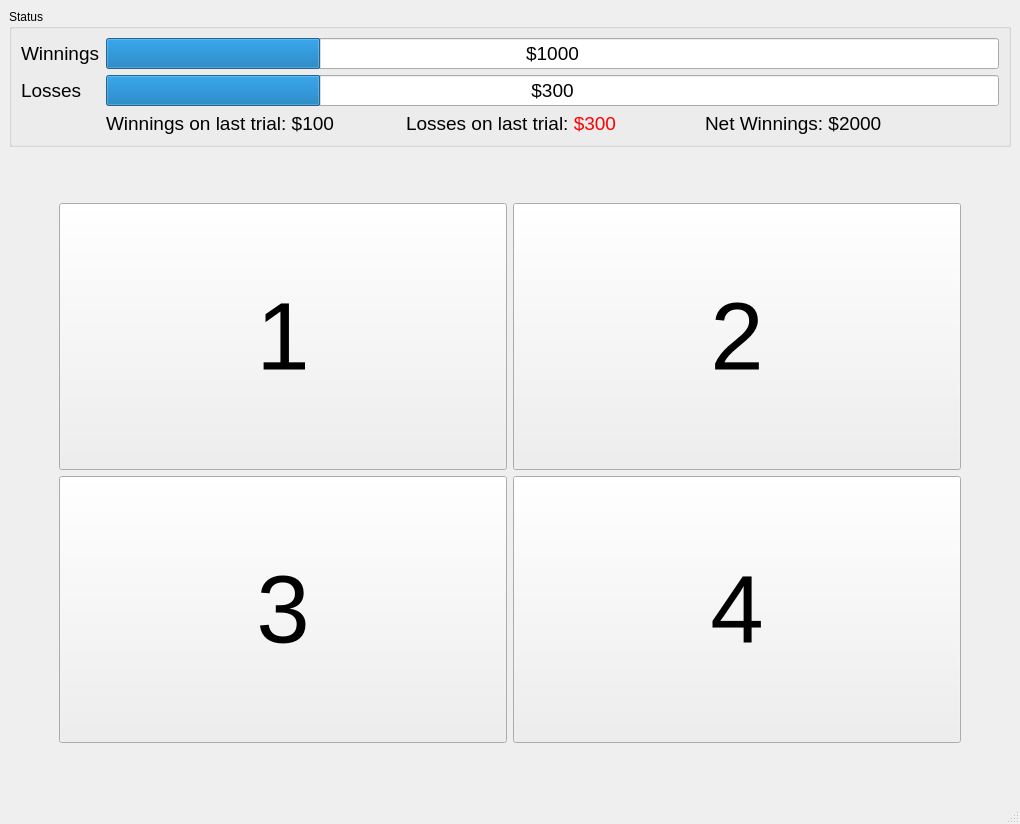
<?xml version="1.0" encoding="UTF-8"?>
<ui version="4.0">
 <class>main_window</class>
 <widget class="QMainWindow" name="main_window">
  <property name="geometry">
   <rect>
    <x>0</x>
    <y>0</y>
    <width>1020</width>
    <height>824</height>
   </rect>
  </property>
  <property name="windowTitle">
   <string>MainWindow</string>
  </property>
  <widget class="QWidget" name="central_widget">
   <layout class="QVBoxLayout" name="vertical_layout2">
    <item>
     <widget class="QGroupBox" name="status_group_box">
      <property name="autoFillBackground">
       <bool>false</bool>
      </property>
      <property name="title">
       <string>Status</string>
      </property>
      <layout class="QVBoxLayout" name="vertical_layout">
       <item>
        <layout class="QGridLayout" name="status_grid_layout">
         <item row="0" column="0">
          <widget class="QLabel" name="label_winnings">
           <property name="font">
            <font>
             <pointsize>14</pointsize>
            </font>
           </property>
           <property name="text">
            <string>Winnings</string>
           </property>
          </widget>
         </item>
         <item row="1" column="1">
          <widget class="QProgressBar" name="progress_winnings">
           <property name="font">
            <font>
             <pointsize>14</pointsize>
            </font>
           </property>
           <property name="maximum">
            <number>100</number>
           </property>
           <property name="value">
            <number>24</number>
           </property>
           <property name="format">
            <string>$300</string>
           </property>
          </widget>
         </item>
         <item row="1" column="0">
          <widget class="QLabel" name="label_losses">
           <property name="font">
            <font>
             <pointsize>14</pointsize>
            </font>
           </property>
           <property name="text">
            <string>Losses</string>
           </property>
          </widget>
         </item>
         <item row="0" column="1">
          <widget class="QProgressBar" name="progress_losses">
           <property name="font">
            <font>
             <pointsize>14</pointsize>
            </font>
           </property>
           <property name="maximum">
            <number>100</number>
           </property>
           <property name="value">
            <number>24</number>
           </property>
           <property name="format">
            <string>$1000</string>
           </property>
          </widget>
         </item>
         <item row="2" column="1">
          <layout class="QHBoxLayout" name="horizontal_layout">
           <item>
            <widget class="QLabel" name="label_last_win">
             <property name="font">
              <font>
               <pointsize>14</pointsize>
              </font>
             </property>
             <property name="text">
              <string>Winnings on last trial: $100</string>
             </property>
            </widget>
           </item>
           <item>
            <widget class="QLabel" name="label_last_loss">
             <property name="font">
              <font>
               <pointsize>14</pointsize>
              </font>
             </property>
             <property name="text">
              <string>Losses on last trial: &lt;font color=&quot;red&quot;&gt;$300&lt;/font&gt;</string>
             </property>
            </widget>
           </item>
           <item>
            <widget class="QLabel" name="label_net_win">
             <property name="font">
              <font>
               <pointsize>14</pointsize>
              </font>
             </property>
             <property name="text">
              <string>Net Winnings: $2000</string>
             </property>
            </widget>
           </item>
          </layout>
         </item>
        </layout>
       </item>
      </layout>
     </widget>
    </item>
    <item>
     <layout class="QGridLayout" name="deck_grid_layout">
      <property name="leftMargin">
       <number>50</number>
      </property>
      <property name="topMargin">
       <number>50</number>
      </property>
      <property name="rightMargin">
       <number>50</number>
      </property>
      <property name="bottomMargin">
       <number>50</number>
      </property>
      <item row="0" column="0">
       <widget class="QPushButton" name="deck_button1">
        <property name="sizePolicy">
         <sizepolicy hsizetype="Expanding" vsizetype="Expanding">
          <horstretch>0</horstretch>
          <verstretch>0</verstretch>
         </sizepolicy>
        </property>
        <property name="font">
         <font>
          <pointsize>72</pointsize>
         </font>
        </property>
        <property name="text">
         <string>1</string>
        </property>
       </widget>
      </item>
      <item row="0" column="1">
       <widget class="QPushButton" name="deck_button2">
        <property name="sizePolicy">
         <sizepolicy hsizetype="Expanding" vsizetype="Expanding">
          <horstretch>0</horstretch>
          <verstretch>0</verstretch>
         </sizepolicy>
        </property>
        <property name="font">
         <font>
          <pointsize>72</pointsize>
         </font>
        </property>
        <property name="text">
         <string>2</string>
        </property>
       </widget>
      </item>
      <item row="1" column="0">
       <widget class="QPushButton" name="deck_button3">
        <property name="sizePolicy">
         <sizepolicy hsizetype="Expanding" vsizetype="Expanding">
          <horstretch>0</horstretch>
          <verstretch>0</verstretch>
         </sizepolicy>
        </property>
        <property name="font">
         <font>
          <pointsize>72</pointsize>
         </font>
        </property>
        <property name="text">
         <string>3</string>
        </property>
       </widget>
      </item>
      <item row="1" column="1">
       <widget class="QPushButton" name="deck_button4">
        <property name="sizePolicy">
         <sizepolicy hsizetype="Expanding" vsizetype="Expanding">
          <horstretch>0</horstretch>
          <verstretch>0</verstretch>
         </sizepolicy>
        </property>
        <property name="font">
         <font>
          <pointsize>72</pointsize>
         </font>
        </property>
        <property name="text">
         <string>4</string>
        </property>
       </widget>
      </item>
     </layout>
    </item>
   </layout>
  </widget>
  <widget class="QMenuBar" name="menubar">
   <property name="geometry">
    <rect>
     <x>0</x>
     <y>0</y>
     <width>1020</width>
     <height>21</height>
    </rect>
   </property>
  </widget>
  <widget class="QStatusBar" name="statusbar"/>
 </widget>
 <resources/>
 <connections/>
</ui>
